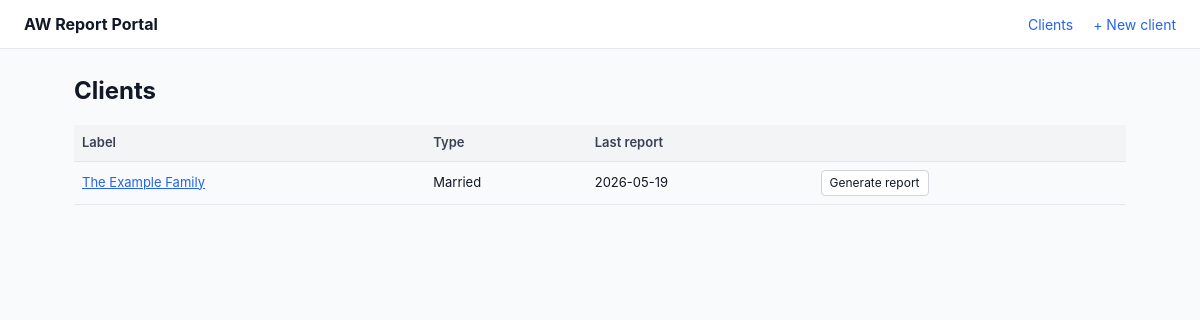
/, run on an earlier commit of the app's database.
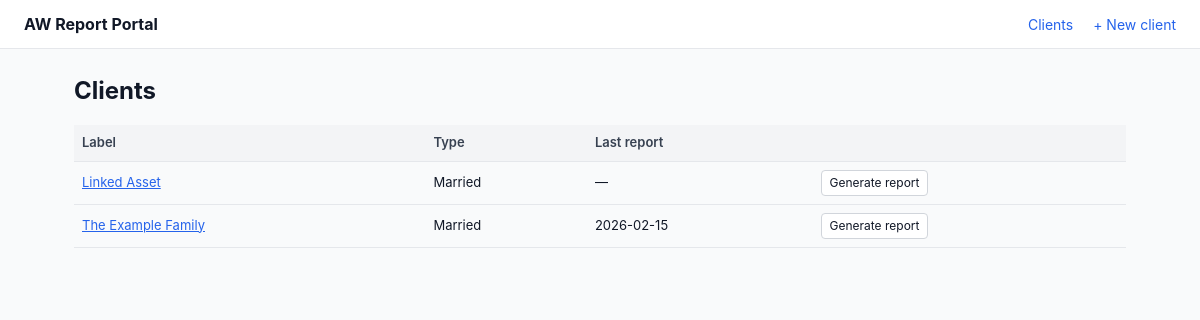
And on a later commit of the database.
### tables this page shows
CREATE TABLE clients (
    id INTEGER PRIMARY KEY AUTOINCREMENT,
    label TEXT NOT NULL,
    is_married INTEGER NOT NULL DEFAULT 0,

    client1_name TEXT NOT NULL,
    client1_dob TEXT NOT NULL,
    client1_ssn_last4 TEXT,

    client2_name TEXT,
    client2_dob TEXT,
    client2_ssn_last4 TEXT,

    monthly_salary REAL NOT NULL DEFAULT 0,
    client1_salary REAL NOT NULL DEFAULT 0,
    client2_salary REAL NOT NULL DEFAULT 0,
    monthly_expense_budget REAL NOT NULL DEFAULT 0,
    private_reserve_target_override REAL,

    trust_property_address TEXT,

    created_at TEXT DEFAULT CURRENT_TIMESTAMP,
    updated_at TEXT DEFAULT CURRENT_TIMESTAMP
);

### app.py (the view)
    @app.route("/")
    def index():
        rows = dbmod.query(
            """
            SELECT c.*, (
                SELECT MAX(r.report_date) FROM reports r WHERE r.client_id = c.id
            ) AS last_report_date
            FROM clients c
            ORDER BY c.label
            """
        )
        return render_template("index.html", clients=rows)

### db.py (called while the page is built)
def get_db():
    if "db" not in g:
        g.db = sqlite3.connect(current_app.config["DATABASE_PATH"])
        g.db.row_factory = sqlite3.Row
        g.db.execute("PRAGMA foreign_keys = ON")
    return g.db

def query(sql: str, args: tuple = (), one: bool = False):
    cur = get_db().execute(sql, args)
    rows = cur.fetchall()
    cur.close()
    return (rows[0] if rows else None) if one else rows

### templates/index.html
{% extends "base.html" %}
{% block content %}
<h1>Clients</h1>
{% if not clients %}
  <p class="empty">No clients yet. <a href="{{ url_for('client_new') }}">Add the first one →</a></p>
{% else %}
  <table class="data">
    <thead>
      <tr><th>Label</th><th>Type</th><th>Last report</th><th></th></tr>
    </thead>
    <tbody>
      {% for c in clients %}
        <tr>
          <td><a href="{{ url_for('client_detail', client_id=c.id) }}">{{ c.label }}</a></td>
          <td>{{ "Married" if c.is_married else "Single" }}</td>
          <td>{{ c.last_report_date or "—" }}</td>
          <td><a class="btn small" href="{{ url_for('report_new', client_id=c.id) }}">Generate report</a></td>
        </tr>
      {% endfor %}
    </tbody>
  </table>
{% endif %}
{% endblock %}

What changed in the data, as far as the page shows it:
added clients: label "Linked Asset", is_married "Married", last_report_date "—"
changed clients "The Example Family": last_report_date "2026-05-19" → "2026-02-15"
